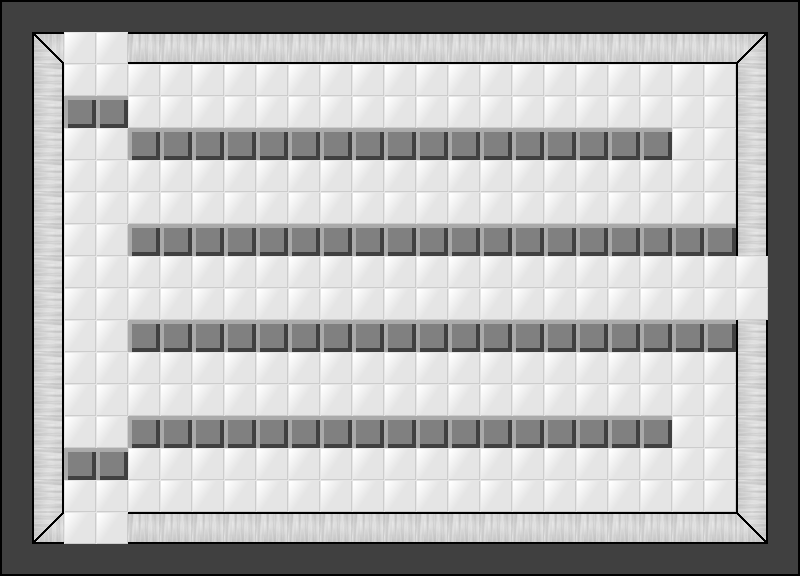

A 2D game scene composited from a Tiled map and its tileset images. What follows is a short description and the map's XML, with each tile layer's data collapsed to a summary:
An orthogonal 25x18 tile map with 32x32 px tiles, 2 tile layers (Tile Layer 2, Tile Layer 1) and 33 objects (26x blade, 4x Laser, 3x door).

<map version="1.0" orientation="orthogonal" width="25" height="18" tilewidth="32" tileheight="32">
 <tileset firstgid="1" name="room_tileset" tilewidth="32" tileheight="32">
  <image source="../graphics/room_tileset.png" width="192" height="224" />
 </tileset>
 <layer name="Tile Layer 2" width="25" height="18">
  <data>[450 cells, 450 non-empty, 1 distinct tile ids]</data>
 </layer>
 <layer name="Tile Layer 1" width="25" height="18">
  <data>[450 cells, 226 non-empty, 15 distinct tile ids]</data>
 </layer>
 <objectgroup name="Object Layer 1" width="25" height="18">
  <object name="door" type="door" x="736" y="256" width="32" height="64" />
  <object name="door" type="door" x="64" y="32" width="64" height="32" />
  <object name="door" type="door" x="64" y="512" width="64" height="32" />
  <object name="laser" type="Laser" x="64" y="128" width="32" height="32" />
  <object name="laser" type="Laser" x="96" y="128" width="32" height="32" />
  <object name="laser" type="Laser" x="64" y="416" width="32" height="32" />
  <object name="laser" type="Laser" x="96" y="416" width="32" height="32" />
  <object name="blade" type="blade" x="224" y="256" width="32" height="32" />
  <object name="blade" type="blade" x="128" y="256" width="32" height="32" />
  <object name="blade" type="blade" x="128" y="160" width="32" height="32" />
  <object name="blade" type="blade" x="128" y="384" width="32" height="32" />
  <object name="blade" type="blade" x="416" y="256" width="32" height="32" />
  <object name="blade" type="blade" x="448" y="288" width="32" height="32" />
  <object name="blade" type="blade" x="320" y="352" width="32" height="32" />
  <object name="blade" type="blade" x="352" y="352" width="32" height="32" />
  <object name="blade" type="blade" x="320" y="192" width="32" height="32" />
  <object name="blade" type="blade" x="352" y="192" width="32" height="32" />
  <object name="blade" type="blade" x="544" y="192" width="32" height="32" />
  <object name="blade" type="blade" x="576" y="192" width="32" height="32" />
  <object name="blade" type="blade" x="576" y="352" width="32" height="32" />
  <object name="blade" type="blade" x="544" y="352" width="32" height="32" />
  <object name="blade" type="blade" x="704" y="480" width="32" height="32" />
  <object name="blade" type="blade" x="704" y="64" width="32" height="32" />
  <object name="blade" type="blade" x="672" y="64" width="32" height="32" />
  <object name="blade" type="blade" x="672" y="480" width="32" height="32" />
  <object name="blade" type="blade" x="512" y="448" width="32" height="32" />
  <object name="blade" type="blade" x="480" y="480" width="32" height="32" />
  <object name="blade" type="blade" x="320" y="448" width="32" height="32" />
  <object name="blade" type="blade" x="288" y="480" width="32" height="32" />
  <object name="blade" type="blade" x="512" y="96" width="32" height="32" />
  <object name="blade" type="blade" x="480" y="64" width="32" height="32" />
  <object name="blade" type="blade" x="320" y="96" width="32" height="32" />
  <object name="blade" type="blade" x="288" y="64" width="32" height="32" />
 </objectgroup>
</map>
